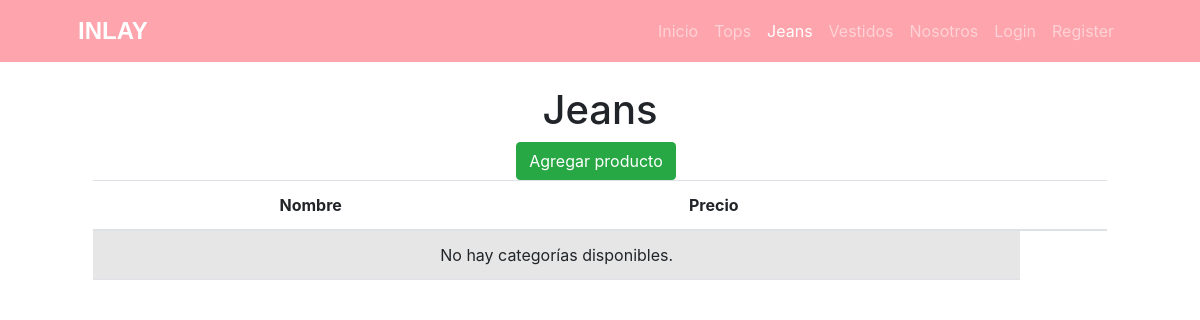
Page /producto/list/jeans/ on the earlier database version.
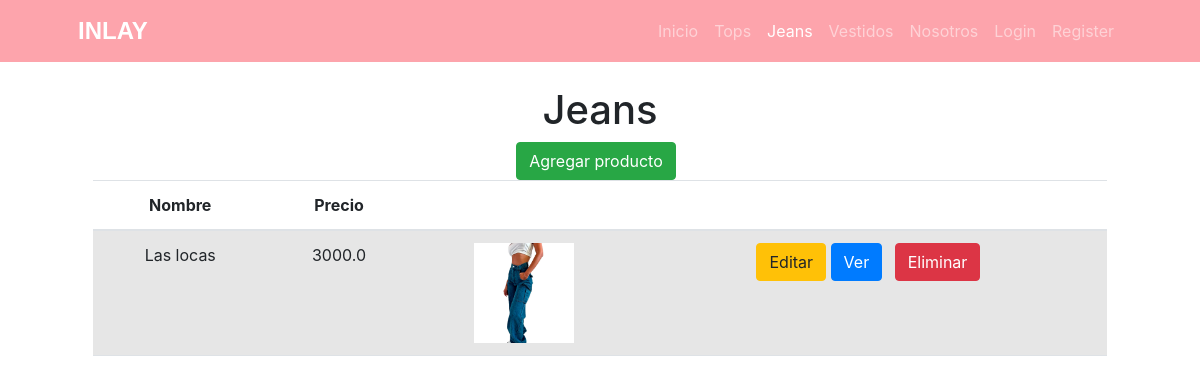
Same page on the later database version.
### core/models.py (models this page shows, shortened)
class Producto(models.Model):
    categoria_id = models.ForeignKey(ProductoCategoria, null=True, blank=True, on_delete=models.SET_NULL)
    nombre = models.CharField(max_length=100)
    precio = models.FloatField()
    talle = models.FloatField()
    cantidad = models.FloatField()
    descripcion = models.TextField(null=True, blank=True, verbose_name = "descripción")
    fecha_actualizacion = models.DateField(null=True, blank=True, default=timezone.now(), editable=False, verbose_name = "fecha de actualización")
    imagenProducto = models.ImageField(null=True, blank=True, upload_to="")
    class meta:
        verbose_name = "producto"
        verbose_name_plural = "productos"

### core/views.py (the view)
# urls.py: path("producto/list/jeans/", views.ProductoListJeans.as_view(), name="producto_list_jeans"),
class ProductoListJeans(ListView):
    model = Producto
    context_object_name = "jeans"
    queryset = Producto.objects.filter(categoria_id=2)
    template_name = "core/producto_list_jeans.html"

### core/templates/core/producto_list_jeans.html (shortened to what this page needs)
{% extends 'core/base.html' %}
{% block content %}
  <div class="container text-center">
    <h1 class="mt-4">Jeans</h1>
    <a href="{% url 'core:producto_create_form'  %}" class="btn btn-success me-2">Agregar producto</a>
    <table class="table table-striped">
      <thead>
        <tr>
          <th scope="col">Nombre</th>
          <th scope="col">Precio</th>
          <th scope="col"></th>
          <th scope="col"></th>
        </tr>
      </thead>
      <tbody>
        {% for object in jeans %}
          <tr>
            <td>{{ object.nombre }}</td>
            <td>{{ object.precio }}</td>
            <td>
                {% if object.imagenProducto %}
                    <img src="{{ object.imagenProducto.url }}" alt="{{ object.nombre }}" style="max-width: 100px;">
                {% endif %}
            </td>
            <td>
              <a href="{% url 'core:producto_update_jeans' object.id %}" class="btn btn-warning">Editar</a>
              <a href="{% url 'core:producto_detail_jeans' object.id %}" class="btn btn-primary me-2">Ver</a>
              <a href="{% url 'core:producto_delete_jeans' object.id %}" class="btn btn-danger me-2">Eliminar</a>
            </td>
          </tr>
        {% empty %}
          <tr>
            <td colspan="3" class="text-center">No hay categorías disponibles.</td>
          </tr>
        {% endfor %}
      </tbody>
    </table>
  </div>
{% endblock content %}

Differences in the rows shown:
added Producto: nombre "Las locas", precio "3000.0", imagenProducto (picture)
Other differences:
text no longer shown: "No hay categorías disponibles."
